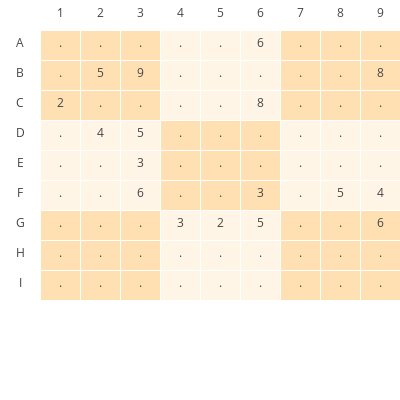
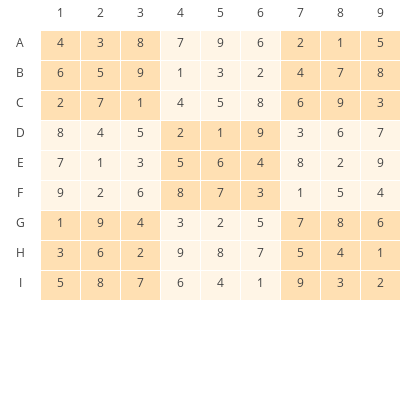

Notebook code cell kept with these figures, in order:
### Code cell
solve(read_puzzle(examples[2]))

### Figure 1 — Plotly figure (JSON) as saved in the notebook; plotly's stock layout.template omitted (floating-point values rounded to 4 significant figures)
{"data": [{"cells": {"align": ["center", "center", "center", "center", "center", "center", "center", "center", "center", "center"], "fill": {"color": [["#ffffff", "#ffffff", "#ffffff", "#ffffff", "#ffffff", "#ffffff", "#ffffff", "#ffffff", "#ffffff"], ["#ffe0b3", "#ffe0b3", "#ffe0b3", "#fff5e6", "#fff5e6", "#fff5e6", "#ffe0b3", "#ffe0b3", "#ffe0b3"], ["#ffe0b3", "#ffe0b3", "#ffe0b3", "#fff5e6", "#fff5e6", "#fff5e6", "#ffe0b3", "#ffe0b3", "#ffe0b3"], ["#ffe0b3", "#ffe0b3", "#ffe0b3", "#fff5e6", "#fff5e6", "#fff5e6", "#ffe0b3", "#ffe0b3", "#ffe0b3"], ["#fff5e6", "#fff5e6", "#fff5e6", "#ffe0b3", "#ffe0b3", "#ffe0b3", "#fff5e6", "#fff5e6", "#fff5e6"], ["#fff5e6", "#fff5e6", "#fff5e6", "#ffe0b3", "#ffe0b3", "#ffe0b3", "#fff5e6", "#fff5e6", "#fff5e6"], ["#fff5e6", "#fff5e6", "#fff5e6", "#ffe0b3", "#ffe0b3", "#ffe0b3", "#fff5e6", "#fff5e6", "#fff5e6"], ["#ffe0b3", "#ffe0b3", "#ffe0b3", "#fff5e6", "#fff5e6", "#fff5e6", "#ffe0b3", "#ffe0b3", "#ffe0b3"], ["#ffe0b3", "#ffe0b3", "#ffe0b3", "#fff5e6", "#fff5e6", "#fff5e6", "#ffe0b3", "#ffe0b3", "#ffe0b3"], ["#ffe0b3", "#ffe0b3", "#ffe0b3", "#fff5e6", "#fff5e6", "#fff5e6", "#ffe0b3", "#ffe0b3", "#ffe0b3"]]}, "height": 30, "line": {"color": "#ffffff"}, "values": [["A", "B", "C", "D", "E", "F", "G", "H", "I"], [".", ".", "2", ".", ".", ".", ".", ".", "."], [".", "5", ".", "4", ".", ".", ".", ".", "."], [".", "9", ".", "5", "3", "6", ".", ".", "."], [".", ".", ".", ".", ".", ".", "3", ".", "."], [".", ".", ".", ".", ".", ".", "2", ".", "."], ["6", ".", "8", ".", ".", "3", "5", ".", "."], [".", ".", ".", ".", ".", ".", ".", ".", "."], [".", ".", ".", ".", ".", "5", ".", ".", "."], [".", "8", ".", ".", ".", "4", "6", ".", "."]]}, "columnwidth": 30, "header": {"align": ["center", "center", "center", "center", "center", "center", "center", "center", "center", "center"], "fill": {"color": "#ffffff"}, "height": 30, "line": {"color": "#ffffff"}, "values": ["", "1", "2", "3", "4", "5", "6", "7", "8", "9"]}, "type": "table"}], "layout": {"autosize": false, "height": 400, "margin": {"b": 0, "l": 0, "pad": 0, "r": 0, "t": 0}, "width": 400}}

### Figure 2 — Plotly figure (JSON) as saved in the notebook; plotly's stock layout.template omitted (floating-point values rounded to 4 significant figures)
{"data": [{"cells": {"align": ["center", "center", "center", "center", "center", "center", "center", "center", "center", "center"], "fill": {"color": [["#ffffff", "#ffffff", "#ffffff", "#ffffff", "#ffffff", "#ffffff", "#ffffff", "#ffffff", "#ffffff"], ["#ffe0b3", "#ffe0b3", "#ffe0b3", "#fff5e6", "#fff5e6", "#fff5e6", "#ffe0b3", "#ffe0b3", "#ffe0b3"], ["#ffe0b3", "#ffe0b3", "#ffe0b3", "#fff5e6", "#fff5e6", "#fff5e6", "#ffe0b3", "#ffe0b3", "#ffe0b3"], ["#ffe0b3", "#ffe0b3", "#ffe0b3", "#fff5e6", "#fff5e6", "#fff5e6", "#ffe0b3", "#ffe0b3", "#ffe0b3"], ["#fff5e6", "#fff5e6", "#fff5e6", "#ffe0b3", "#ffe0b3", "#ffe0b3", "#fff5e6", "#fff5e6", "#fff5e6"], ["#fff5e6", "#fff5e6", "#fff5e6", "#ffe0b3", "#ffe0b3", "#ffe0b3", "#fff5e6", "#fff5e6", "#fff5e6"], ["#fff5e6", "#fff5e6", "#fff5e6", "#ffe0b3", "#ffe0b3", "#ffe0b3", "#fff5e6", "#fff5e6", "#fff5e6"], ["#ffe0b3", "#ffe0b3", "#ffe0b3", "#fff5e6", "#fff5e6", "#fff5e6", "#ffe0b3", "#ffe0b3", "#ffe0b3"], ["#ffe0b3", "#ffe0b3", "#ffe0b3", "#fff5e6", "#fff5e6", "#fff5e6", "#ffe0b3", "#ffe0b3", "#ffe0b3"], ["#ffe0b3", "#ffe0b3", "#ffe0b3", "#fff5e6", "#fff5e6", "#fff5e6", "#ffe0b3", "#ffe0b3", "#ffe0b3"]]}, "height": 30, "line": {"color": "#ffffff"}, "values": [["A", "B", "C", "D", "E", "F", "G", "H", "I"], ["4", "6", "2", "8", "7", "9", "1", "3", "5"], ["3", "5", "7", "4", "1", "2", "9", "6", "8"], ["8", "9", "1", "5", "3", "6", "4", "2", "7"], ["7", "1", "4", "2", "5", "8", "3", "9", "6"], ["9", "3", "5", "1", "6", "7", "2", "8", "4"], ["6", "2", "8", "9", "4", "3", "5", "7", "1"], ["2", "4", "6", "3", "8", "1", "7", "5", "9"], ["1", "7", "9", "6", "2", "5", "8", "4", "3"], ["5", "8", "3", "7", "9", "4", "6", "1", "2"]]}, "columnwidth": 30, "header": {"align": ["center", "center", "center", "center", "center", "center", "center", "center", "center", "center"], "fill": {"color": "#ffffff"}, "height": 30, "line": {"color": "#ffffff"}, "values": ["", "1", "2", "3", "4", "5", "6", "7", "8", "9"]}, "type": "table"}], "layout": {"autosize": false, "height": 400, "margin": {"b": 0, "l": 0, "pad": 0, "r": 0, "t": 0}, "width": 400}}
